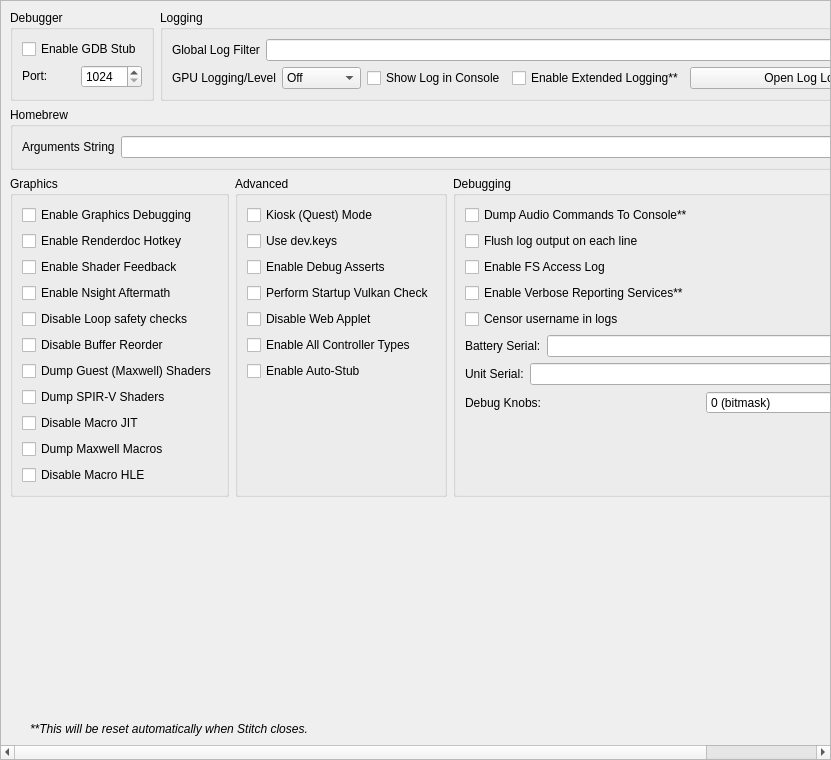
<?xml version="1.0" encoding="UTF-8"?>
<ui version="4.0">
 <class>ConfigureDebug</class>
 <widget class="QScrollArea" name="ConfigureDebug">
  <property name="geometry">
   <rect>
    <x>0</x>
    <y>0</y>
    <width>831</width>
    <height>760</height>
   </rect>
  </property>
  <property name="widgetResizable">
   <bool>true</bool>
  </property>
  <widget class="QWidget" name="widget">
   <property name="geometry">
    <rect>
     <x>0</x>
     <y>0</y>
     <width>829</width>
     <height>758</height>
    </rect>
   </property>
   <layout class="QVBoxLayout" name="verticalLayout_1">
    <item>
     <layout class="QHBoxLayout" name="horizontalLayout">
      <property name="topMargin">
       <number>0</number>
      </property>
      <item>
       <widget class="QGroupBox" name="groupBox">
        <property name="sizePolicy">
         <sizepolicy hsizetype="Preferred" vsizetype="Preferred">
          <horstretch>0</horstretch>
          <verstretch>0</verstretch>
         </sizepolicy>
        </property>
        <property name="title">
         <string>Debugger</string>
        </property>
        <property name="alignment">
         <set>Qt::AlignmentFlag::AlignLeading|Qt::AlignmentFlag::AlignLeft|Qt::AlignmentFlag::AlignTop</set>
        </property>
        <property name="flat">
         <bool>false</bool>
        </property>
        <property name="checkable">
         <bool>false</bool>
        </property>
        <layout class="QVBoxLayout" name="verticalLayout_3">
         <item>
          <widget class="QWidget" name="debug_widget" native="true">
           <property name="sizePolicy">
            <sizepolicy hsizetype="Preferred" vsizetype="Maximum">
             <horstretch>0</horstretch>
             <verstretch>0</verstretch>
            </sizepolicy>
           </property>
           <layout class="QVBoxLayout" name="verticalLayout">
            <property name="sizeConstraint">
             <enum>QLayout::SizeConstraint::SetDefaultConstraint</enum>
            </property>
            <property name="leftMargin">
             <number>0</number>
            </property>
            <property name="topMargin">
             <number>0</number>
            </property>
            <property name="rightMargin">
             <number>0</number>
            </property>
            <property name="bottomMargin">
             <number>0</number>
            </property>
            <item>
             <widget class="QCheckBox" name="toggle_gdbstub">
              <property name="sizePolicy">
               <sizepolicy hsizetype="Maximum" vsizetype="Maximum">
                <horstretch>0</horstretch>
                <verstretch>0</verstretch>
               </sizepolicy>
              </property>
              <property name="text">
               <string>Enable GDB Stub</string>
              </property>
             </widget>
            </item>
            <item>
             <widget class="QWidget" name="horizontalWidget_3" native="true">
              <property name="sizePolicy">
               <sizepolicy hsizetype="Preferred" vsizetype="Maximum">
                <horstretch>0</horstretch>
                <verstretch>0</verstretch>
               </sizepolicy>
              </property>
              <layout class="QHBoxLayout" name="horizontalLayout_3">
               <property name="leftMargin">
                <number>0</number>
               </property>
               <property name="topMargin">
                <number>0</number>
               </property>
               <property name="rightMargin">
                <number>0</number>
               </property>
               <property name="bottomMargin">
                <number>0</number>
               </property>
               <item>
                <widget class="QLabel" name="label_11">
                 <property name="sizePolicy">
                  <sizepolicy hsizetype="Minimum" vsizetype="Maximum">
                   <horstretch>0</horstretch>
                   <verstretch>0</verstretch>
                  </sizepolicy>
                 </property>
                 <property name="text">
                  <string>Port:</string>
                 </property>
                </widget>
               </item>
               <item>
                <widget class="QSpinBox" name="gdbport_spinbox">
                 <property name="sizePolicy">
                  <sizepolicy hsizetype="Preferred" vsizetype="Maximum">
                   <horstretch>0</horstretch>
                   <verstretch>0</verstretch>
                  </sizepolicy>
                 </property>
                 <property name="minimum">
                  <number>1024</number>
                 </property>
                 <property name="maximum">
                  <number>65535</number>
                 </property>
                </widget>
               </item>
              </layout>
             </widget>
            </item>
           </layout>
          </widget>
         </item>
        </layout>
       </widget>
      </item>
      <item>
       <widget class="QGroupBox" name="groupBox_2">
        <property name="sizePolicy">
         <sizepolicy hsizetype="Expanding" vsizetype="Preferred">
          <horstretch>0</horstretch>
          <verstretch>0</verstretch>
         </sizepolicy>
        </property>
        <property name="title">
         <string>Logging</string>
        </property>
        <layout class="QGridLayout" name="gridLayout_1">
         <item row="0" column="0" colspan="4">
          <widget class="QWidget" name="logging_widget" native="true">
           <property name="sizePolicy">
            <sizepolicy hsizetype="Preferred" vsizetype="Maximum">
             <horstretch>0</horstretch>
             <verstretch>0</verstretch>
            </sizepolicy>
           </property>
           <layout class="QHBoxLayout" name="horizontalLayout_1">
            <property name="leftMargin">
             <number>0</number>
            </property>
            <property name="topMargin">
             <number>0</number>
            </property>
            <property name="rightMargin">
             <number>0</number>
            </property>
            <property name="bottomMargin">
             <number>0</number>
            </property>
            <item>
             <widget class="QLabel" name="label_1">
              <property name="sizePolicy">
               <sizepolicy hsizetype="Preferred" vsizetype="Preferred">
                <horstretch>0</horstretch>
                <verstretch>0</verstretch>
               </sizepolicy>
              </property>
              <property name="text">
               <string>Global Log Filter</string>
              </property>
             </widget>
            </item>
            <item>
             <widget class="QLineEdit" name="log_filter_edit"/>
            </item>
           </layout>
          </widget>
         </item>
         <item row="1" column="0">
          <widget class="QWidget" name="gpu_log_level_widget" native="true">
           <property name="sizePolicy">
            <sizepolicy hsizetype="Preferred" vsizetype="Maximum">
             <horstretch>0</horstretch>
             <verstretch>0</verstretch>
            </sizepolicy>
           </property>
           <layout class="QHBoxLayout" name="gpu_log_level_layout">
            <property name="leftMargin">
             <number>0</number>
            </property>
            <property name="topMargin">
             <number>0</number>
            </property>
            <property name="rightMargin">
             <number>0</number>
            </property>
            <property name="bottomMargin">
             <number>0</number>
            </property>
            <item>
             <widget class="QLabel" name="gpu_log_level_label">
              <property name="text">
               <string>GPU Logging/Level</string>
              </property>
             </widget>
            </item>
            <item>
             <widget class="QComboBox" name="gpu_log_level">
              <property name="toolTip">
               <string>Detail level for GPU logs. Off disables logging entirely.</string>
              </property>
              <item>
               <property name="text">
                <string>Off</string>
               </property>
              </item>
              <item>
               <property name="text">
                <string>Errors</string>
               </property>
              </item>
              <item>
               <property name="text">
                <string>Standard</string>
               </property>
              </item>
              <item>
               <property name="text">
                <string>Verbose</string>
               </property>
              </item>
              <item>
               <property name="text">
                <string>All</string>
               </property>
              </item>
             </widget>
            </item>
           </layout>
          </widget>
         </item>
         <item row="1" column="1">
          <widget class="QCheckBox" name="toggle_console">
           <property name="text">
            <string>Show Log in Console</string>
           </property>
          </widget>
         </item>
         <item row="1" column="2">
          <widget class="QCheckBox" name="extended_logging">
           <property name="enabled">
            <bool>true</bool>
           </property>
           <property name="toolTip">
            <string>When checked, the max size of the log increases from 100 MB to 1 GB</string>
           </property>
           <property name="text">
            <string>Enable Extended Logging**</string>
           </property>
          </widget>
         </item>
         <item row="1" column="3">
          <widget class="QPushButton" name="open_log_button">
           <property name="sizePolicy">
            <sizepolicy hsizetype="Expanding" vsizetype="Maximum">
             <horstretch>1</horstretch>
             <verstretch>0</verstretch>
            </sizepolicy>
           </property>
           <property name="minimumSize">
            <size>
             <width>250</width>
             <height>0</height>
            </size>
           </property>
           <property name="text">
            <string>Open Log Location</string>
           </property>
          </widget>
         </item>
        </layout>
       </widget>
      </item>
     </layout>
    </item>
    <item>
     <widget class="QGroupBox" name="groupBox_3">
      <property name="title">
       <string>Homebrew</string>
      </property>
      <layout class="QVBoxLayout" name="verticalLayout_5">
       <item>
        <layout class="QHBoxLayout" name="horizontalLayout_4">
         <item>
          <widget class="QLabel" name="label_3">
           <property name="text">
            <string>Arguments String</string>
           </property>
          </widget>
         </item>
         <item>
          <widget class="QLineEdit" name="homebrew_args_edit"/>
         </item>
        </layout>
       </item>
      </layout>
     </widget>
    </item>
    <item>
     <layout class="QHBoxLayout" name="horizontalLayout_2">
      <item>
       <widget class="QGroupBox" name="groupBox_4">
        <property name="title">
         <string>Graphics</string>
        </property>
        <layout class="QGridLayout" name="gridLayout_2">
         <item row="4" column="0">
          <widget class="QCheckBox" name="disable_loop_safety_checks">
           <property name="toolTip">
            <string>When checked, it executes shaders without loop logic changes</string>
           </property>
           <property name="text">
            <string>Disable Loop safety checks</string>
           </property>
          </widget>
         </item>
         <item row="9" column="0">
          <widget class="QCheckBox" name="dump_macros">
           <property name="enabled">
            <bool>true</bool>
           </property>
           <property name="toolTip">
            <string>When checked, it will dump all the macro programs of the GPU</string>
           </property>
           <property name="text">
            <string>Dump Maxwell Macros</string>
           </property>
          </widget>
         </item>
         <item row="3" column="0">
          <widget class="QCheckBox" name="enable_nsight_aftermath">
           <property name="toolTip">
            <string>When checked, it enables Nsight Aftermath crash dumps</string>
           </property>
           <property name="text">
            <string>Enable Nsight Aftermath</string>
           </property>
          </widget>
         </item>
         <item row="6" column="0">
          <widget class="QCheckBox" name="dump_guest_shaders">
           <property name="enabled">
            <bool>true</bool>
           </property>
           <property name="toolTip">
            <string>When checked, it will dump original Maxwell guest shader bytecode (the input to the recompiler) as .ash files under DumpDir/shaders/. Useful for inspection with nvdisasm.</string>
           </property>
           <property name="text">
            <string>Dump Guest (Maxwell) Shaders</string>
           </property>
          </widget>
         </item>
         <item row="1" column="0">
          <widget class="QCheckBox" name="enable_renderdoc_hotkey">
           <property name="text">
            <string>Enable Renderdoc Hotkey</string>
           </property>
          </widget>
         </item>
         <item row="8" column="0">
          <widget class="QCheckBox" name="disable_macro_jit">
           <property name="enabled">
            <bool>true</bool>
           </property>
           <property name="toolTip">
            <string>When checked, it disables the macro Just In Time compiler. Enabling this makes games run slower</string>
           </property>
           <property name="text">
            <string>Disable Macro JIT</string>
           </property>
          </widget>
         </item>
         <item row="10" column="0">
          <widget class="QCheckBox" name="disable_macro_hle">
           <property name="enabled">
            <bool>true</bool>
           </property>
           <property name="toolTip">
            <string>When checked, it disables the macro HLE functions. Enabling this makes games run slower</string>
           </property>
           <property name="text">
            <string>Disable Macro HLE</string>
           </property>
          </widget>
         </item>
         <item row="0" column="0">
          <widget class="QCheckBox" name="enable_graphics_debugging">
           <property name="enabled">
            <bool>true</bool>
           </property>
           <property name="toolTip">
            <string>When checked, the graphics API enters a slower debugging mode</string>
           </property>
           <property name="text">
            <string>Enable Graphics Debugging</string>
           </property>
          </widget>
         </item>
         <item row="11" column="0">
          <spacer name="verticalSpacer_5">
           <property name="orientation">
            <enum>Qt::Orientation::Vertical</enum>
           </property>
           <property name="sizeType">
            <enum>QSizePolicy::Policy::Preferred</enum>
           </property>
           <property name="sizeHint" stdset="0">
            <size>
             <width>20</width>
             <height>0</height>
            </size>
           </property>
          </spacer>
         </item>
         <item row="2" column="0">
          <widget class="QCheckBox" name="enable_shader_feedback">
           <property name="toolTip">
            <string>When checked, yuzu will log statistics about the compiled pipeline cache</string>
           </property>
           <property name="text">
            <string>Enable Shader Feedback</string>
           </property>
          </widget>
         </item>
         <item row="5" column="0">
          <widget class="QCheckBox" name="disable_buffer_reorder">
           <property name="toolTip">
            <string>&lt;html&gt;&lt;head/&gt;&lt;body&gt;&lt;p&gt;When checked, disables reordering of mapped memory uploads which allows to associate uploads with specific draws. May reduce performance in some cases.&lt;/p&gt;&lt;/body&gt;&lt;/html&gt;</string>
           </property>
           <property name="text">
            <string>Disable Buffer Reorder</string>
           </property>
          </widget>
         </item>
         <item row="7" column="0">
          <widget class="QCheckBox" name="gpu_log_shader_dumps">
           <property name="toolTip">
            <string>When checked, it will dump the recompiler's output SPIR-V binaries (.spv) under LogDir/shaders/. Inspect via SPIRV-Tools (spirv-dis / spirv-cross / spirv-val) or RenderDoc.</string>
           </property>
           <property name="text">
            <string>Dump SPIR-V Shaders</string>
           </property>
          </widget>
         </item>
        </layout>
       </widget>
      </item>
      <item>
       <widget class="QGroupBox" name="groupBox_6">
        <property name="title">
         <string>Advanced</string>
        </property>
        <layout class="QGridLayout" name="gridLayout_4">
         <item row="3" column="0">
          <widget class="QCheckBox" name="perform_vulkan_check">
           <property name="toolTip">
            <string>Enables yuzu to check for a working Vulkan environment when the program starts up. Disable this if this is causing issues with external programs seeing yuzu.</string>
           </property>
           <property name="text">
            <string>Perform Startup Vulkan Check</string>
           </property>
          </widget>
         </item>
         <item row="4" column="0">
          <widget class="QCheckBox" name="disable_web_applet">
           <property name="text">
            <string>Disable Web Applet</string>
           </property>
          </widget>
         </item>
         <item row="5" column="0">
          <widget class="QCheckBox" name="enable_all_controllers">
           <property name="text">
            <string>Enable All Controller Types</string>
           </property>
          </widget>
         </item>
         <item row="6" column="0">
          <widget class="QCheckBox" name="use_auto_stub">
           <property name="text">
            <string>Enable Auto-Stub</string>
           </property>
          </widget>
         </item>
         <item row="0" column="0">
          <widget class="QCheckBox" name="quest_flag">
           <property name="text">
            <string>Kiosk (Quest) Mode</string>
           </property>
          </widget>
         </item>
         <item row="1" column="0">
          <widget class="QCheckBox" name="use_dev_keys">
           <property name="text">
            <string>Use dev.keys</string>
           </property>
          </widget>
         </item>
         <item row="2" column="0">
          <widget class="QCheckBox" name="use_debug_asserts">
           <property name="text">
            <string>Enable Debug Asserts</string>
           </property>
          </widget>
         </item>
         <item row="7" column="0">
          <spacer name="verticalSpacer_4">
           <property name="orientation">
            <enum>Qt::Orientation::Vertical</enum>
           </property>
           <property name="sizeType">
            <enum>QSizePolicy::Policy::Expanding</enum>
           </property>
           <property name="sizeHint" stdset="0">
            <size>
             <width>20</width>
             <height>0</height>
            </size>
           </property>
          </spacer>
         </item>
        </layout>
       </widget>
      </item>
      <item>
       <widget class="QGroupBox" name="groupBox_5">
        <property name="title">
         <string>Debugging</string>
        </property>
        <layout class="QGridLayout" name="gridLayout_3">
         <item row="6" column="0">
          <widget class="QWidget" name="serial_battery_widget" native="true">
           <property name="sizePolicy">
            <sizepolicy hsizetype="Preferred" vsizetype="Maximum">
             <horstretch>0</horstretch>
             <verstretch>0</verstretch>
            </sizepolicy>
           </property>
           <layout class="QHBoxLayout" name="horizontalLayout_11">
            <property name="leftMargin">
             <number>0</number>
            </property>
            <property name="topMargin">
             <number>0</number>
            </property>
            <property name="rightMargin">
             <number>0</number>
            </property>
            <property name="bottomMargin">
             <number>0</number>
            </property>
            <item>
             <widget class="QLabel" name="label_12">
              <property name="sizePolicy">
               <sizepolicy hsizetype="Preferred" vsizetype="Preferred">
                <horstretch>0</horstretch>
                <verstretch>0</verstretch>
               </sizepolicy>
              </property>
              <property name="text">
               <string>Battery Serial:</string>
              </property>
             </widget>
            </item>
            <item>
             <widget class="QLineEdit" name="serial_battery_edit"/>
            </item>
           </layout>
          </widget>
         </item>
         <item row="8" column="0">
          <widget class="QWidget" name="debug_knobs_widget" native="true">
           <property name="sizePolicy">
            <sizepolicy hsizetype="Preferred" vsizetype="Maximum">
             <horstretch>0</horstretch>
             <verstretch>0</verstretch>
            </sizepolicy>
           </property>
           <layout class="QHBoxLayout" name="horizontalLayout_debug_knobs">
            <property name="leftMargin">
             <number>0</number>
            </property>
            <property name="topMargin">
             <number>0</number>
            </property>
            <property name="rightMargin">
             <number>0</number>
            </property>
            <property name="bottomMargin">
             <number>0</number>
            </property>
            <item>
             <widget class="QLabel" name="label_debug_knobs">
              <property name="sizePolicy">
               <sizepolicy hsizetype="Preferred" vsizetype="Preferred">
                <horstretch>0</horstretch>
                <verstretch>0</verstretch>
               </sizepolicy>
              </property>
              <property name="text">
               <string>Debug Knobs:</string>
              </property>
             </widget>
            </item>
            <item>
             <widget class="QSpinBox" name="debug_knobs_spinbox">
              <property name="minimum">
               <number>0</number>
              </property>
              <property name="maximum">
               <number>65535</number>
              </property>
              <property name="toolTip">
               <string>Bitmask for quick development toggles</string>
              </property>
              <property name="statusTip">
               <string>Set debug knobs (bitmask)</string>
              </property>
              <property name="whatsThis">
               <string>16-bit debug knob set for quick development toggles</string>
              </property>
              <property name="suffix">
               <string> (bitmask)</string>
              </property>
             </widget>
            </item>
           </layout>
          </widget>
         </item>
         <item row="7" column="0">
          <widget class="QWidget" name="serial_board_widget" native="true">
           <property name="sizePolicy">
            <sizepolicy hsizetype="Preferred" vsizetype="Maximum">
             <horstretch>0</horstretch>
             <verstretch>0</verstretch>
            </sizepolicy>
           </property>
           <layout class="QHBoxLayout" name="horizontalLayout_12">
            <property name="leftMargin">
             <number>0</number>
            </property>
            <property name="topMargin">
             <number>0</number>
            </property>
            <property name="rightMargin">
             <number>0</number>
            </property>
            <property name="bottomMargin">
             <number>0</number>
            </property>
            <item>
             <widget class="QLabel" name="label_13">
              <property name="sizePolicy">
               <sizepolicy hsizetype="Preferred" vsizetype="Preferred">
                <horstretch>0</horstretch>
                <verstretch>0</verstretch>
               </sizepolicy>
              </property>
              <property name="text">
               <string>Unit Serial:</string>
              </property>
             </widget>
            </item>
            <item>
             <widget class="QLineEdit" name="serial_board_edit"/>
            </item>
           </layout>
          </widget>
         </item>
         <item row="20" column="0">
          <spacer name="verticalSpacer_3">
           <property name="orientation">
            <enum>Qt::Orientation::Vertical</enum>
           </property>
           <property name="sizeType">
            <enum>QSizePolicy::Policy::Expanding</enum>
           </property>
           <property name="sizeHint" stdset="0">
            <size>
             <width>20</width>
             <height>0</height>
            </size>
           </property>
          </spacer>
         </item>
         <item row="1" column="0">
          <widget class="QCheckBox" name="dump_audio_commands">
           <property name="toolTip">
            <string>Enable this to output the latest generated audio command list to the console. Only affects games using the audio renderer.</string>
           </property>
           <property name="text">
            <string>Dump Audio Commands To Console**</string>
           </property>
          </widget>
         </item>
         <item row="2" column="0">
          <widget class="QCheckBox" name="flush_line">
           <property name="text">
            <string>Flush log output on each line</string>
           </property>
          </widget>
         </item>
         <item row="3" column="0">
          <widget class="QCheckBox" name="fs_access_log">
           <property name="text">
            <string>Enable FS Access Log</string>
           </property>
          </widget>
         </item>
         <item row="4" column="0">
          <widget class="QCheckBox" name="reporting_services">
           <property name="text">
            <string>Enable Verbose Reporting Services**</string>
           </property>
          </widget>
         </item>
         <item row="5" column="0">
          <widget class="QCheckBox" name="censor_username">
           <property name="text">
            <string>Censor username in logs</string>
           </property>
          </widget>
         </item>
        </layout>
       </widget>
      </item>
     </layout>
    </item>
    <item>
     <spacer name="verticalSpacer">
      <property name="orientation">
       <enum>Qt::Orientation::Vertical</enum>
      </property>
      <property name="sizeHint" stdset="0">
       <size>
        <width>20</width>
        <height>0</height>
       </size>
      </property>
     </spacer>
    </item>
    <item>
     <widget class="QLabel" name="label_5">
      <property name="sizePolicy">
       <sizepolicy hsizetype="Expanding" vsizetype="Preferred">
        <horstretch>0</horstretch>
        <verstretch>0</verstretch>
       </sizepolicy>
      </property>
      <property name="font">
       <font>
        <italic>true</italic>
       </font>
      </property>
      <property name="text">
    <string>**This will be reset automatically when Stitch closes.</string>
      </property>
      <property name="indent">
       <number>20</number>
      </property>
     </widget>
    </item>
   </layout>
  </widget>
 </widget>
 <tabstops>
  <tabstop>log_filter_edit</tabstop>
  <tabstop>toggle_console</tabstop>
  <tabstop>extended_logging</tabstop>
  <tabstop>open_log_button</tabstop>
  <tabstop>homebrew_args_edit</tabstop>
  <tabstop>enable_graphics_debugging</tabstop>
  <tabstop>enable_shader_feedback</tabstop>
  <tabstop>enable_nsight_aftermath</tabstop>
  <tabstop>fs_access_log</tabstop>
  <tabstop>reporting_services</tabstop>
  <tabstop>quest_flag</tabstop>
  <tabstop>use_debug_asserts</tabstop>
 </tabstops>
 <resources/>
 <connections/>
</ui>
